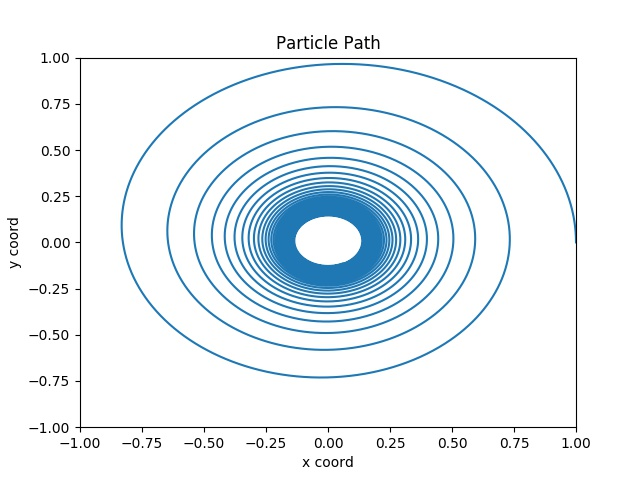

The Python source for this figure:

#======================================================================
# Github: https://github.com/thjsimmons
#======================================================================

# Solution to problem: https://brilliant.org/problems/damped-orbit/?ref_id=1613656

import numpy as np
from scipy.integrate import odeint
from numpy import sin, cos, pi, array
import matplotlib.pyplot as plt

def deriv(z, t): # function to integrate 

    x, y, dxdt, dydt = z # initial conditions 

    dx2dt2 = -10.0/(x**2 + y**2)**(1.5) * x - 0.1 * dxdt # x equation of motion
    dy2dt2 = -10.0/(x**2 + y**2)**(1.5) * y - 0.1 * dydt # y equation of motion

    return np.array([dxdt, dydt, dx2dt2, dy2dt2])

init = array([1.0, 0, 0, 10.0**0.5]) 
time = np.linspace(0.0, 10.0, 10000)
sol = odeint(deriv, init, time)

# Get Solution
for i in range(len(time)):
    (x, y, _, _)  = sol[i]
    radius = (x**2 + y**2)**0.5
  
    if abs(radius - 0.2) < 0.001: 
        print "Time = ", time[i], ", Radius = ", radius
        break

# Plot Solution
fig = plt.figure()
plt.title("Particle Path")
plt.xlabel("x coord")
plt.ylabel("y coord")
plt.xlim([-1, 1])
plt.ylim([-1, 1])
plt.plot(sol[:, 0], sol[:, 1], label='hi')
fig.savefig("DampedOrbit.jpg")
plt.show()

